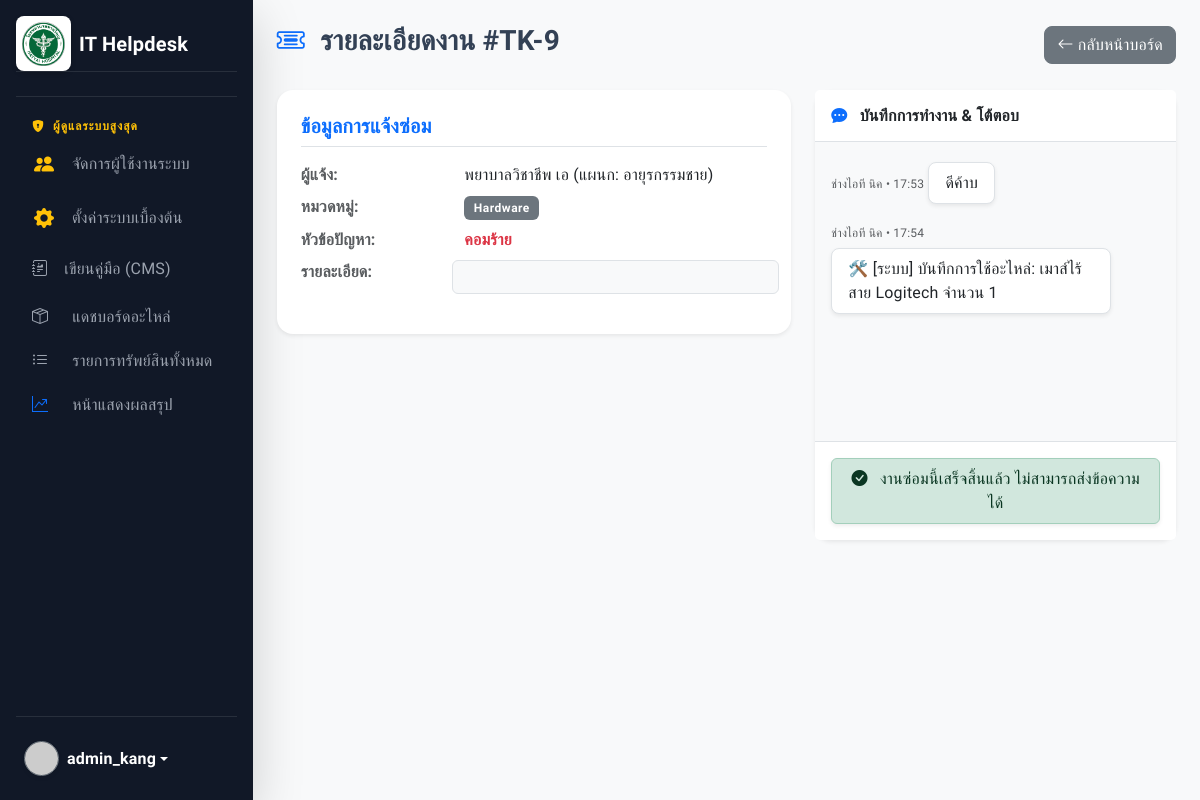
Page /it_support/ticket_detail.php?id=9 (signed in) on the committed database.
### tables this page shows
CREATE TABLE `tickets` (
  `ticket_id` int(11) NOT NULL,
  `user_id` int(11) NOT NULL,
  `it_support_id` int(11) DEFAULT NULL,
  `title` varchar(150) NOT NULL,
  `category` varchar(50) NOT NULL,
  `problem_desc` text NOT NULL,
  `building` varchar(100) DEFAULT NULL,
  `floor` varchar(50) DEFAULT NULL,
  `room_no` varchar(100) DEFAULT NULL,
  `image_path` varchar(255) DEFAULT NULL,
  `urgency` enum('Normal','High','Critical') DEFAULT 'Normal',
  `status` enum('Pending','In Progress','Resolved','Closed') DEFAULT 'Pending',
  `resolution_notes` text DEFAULT NULL,
  `rating` int(11) DEFAULT NULL,
  `feedback` text DEFAULT NULL,
  `created_at` timestamp NOT NULL DEFAULT current_timestamp(),
  `resolved_at` timestamp NULL DEFAULT NULL
);

CREATE TABLE `users` (
  `user_id` int(11) NOT NULL,
  `username` varchar(50) NOT NULL,
  `password` varchar(255) NOT NULL,
  `full_name` varchar(100) NOT NULL,
  `dept_id` int(11) DEFAULT NULL,
  `role` enum('staff','it','admin') DEFAULT 'staff',
  `created_at` timestamp NOT NULL DEFAULT current_timestamp()
);

CREATE TABLE `departments` (
  `dept_id` int(11) NOT NULL,
  `dept_name` varchar(100) NOT NULL
);

CREATE TABLE `ticket_comments` (
  `comment_id` int(11) NOT NULL,
  `ticket_id` int(11) NOT NULL,
  `user_id` int(11) NOT NULL,
  `message` text NOT NULL,
  `created_at` timestamp NOT NULL DEFAULT current_timestamp()
);

### core/Ticket.php (called while the page is built, shortened)
<?php
class Ticket {
    private $conn;
    private $table = "tickets";
    public function __construct($db) {
        $this->conn = $db;
    }
    public function getTicketById($ticket_id) {
        $sql = "SELECT t.*, u.full_name as reporter_name, d.dept_name
                FROM " . $this->table . " t
                JOIN users u ON t.user_id = u.user_id
                JOIN departments d ON u.dept_id = d.dept_id
                WHERE t.ticket_id = ?";
        $stmt = $this->conn->prepare($sql);
        $stmt->execute([$ticket_id]);
        return $stmt->fetch();
    }
}
?>

### it_support/ticket_detail.php (the view, shortened to what this page needs)
<?php
require_once '../core/Ticket.php';
$db = new Database();
$conn = $db->connect();
$ticketObj = new Ticket($conn);
$ticket = $ticketObj->getTicketById($_GET['id']);
require_once '../includes/header.php';
require_once '../includes/sidebar.php';
?>
<div class="d-flex justify-content-between align-items-center mb-4">
    <h3 class="fw-bold"><i class="bi bi-ticket-detailed text-primary me-2"></i> รายละเอียดงาน #TK-<?php echo $ticket['ticket_id']; ?></h3>
    <a href="kanban.php" class="btn btn-secondary text-white"><i class="bi bi-arrow-left"></i> กลับหน้าบอร์ด</a>
</div>
<div class="row">
    <div class="col-md-7">
        <div class="card card-custom p-4 mb-4 shadow-sm border-0">
            <h5 class="border-bottom pb-2 mb-3 text-primary fw-bold">ข้อมูลการแจ้งซ่อม</h5>
            <div class="row mb-2">
                <div class="col-sm-4 text-muted fw-bold">ผู้แจ้ง:</div>
                <div class="col-sm-8"><?php echo $ticket['reporter_name']; ?> (แผนก: <?php echo $ticket['dept_name']; ?>)</div>
            </div>
            <div class="row mb-2">
                <div class="col-sm-4 text-muted fw-bold">หมวดหมู่:</div>
                <div class="col-sm-8"><span class="badge bg-secondary"><?php echo $ticket['category']; ?></span></div>
            </div>
            <div class="row mb-2">
                <div class="col-sm-4 text-muted fw-bold">หัวข้อปัญหา:</div>
                <div class="col-sm-8 text-danger fw-bold"><?php echo htmlspecialchars($ticket['title']); ?></div>
            </div>
            <div class="row mb-3">
                <div class="col-sm-4 text-muted fw-bold">รายละเอียด:</div>
                <div class="col-sm-8 bg-light p-3 rounded border"><?php echo nl2br(htmlspecialchars($ticket['problem_desc'])); ?></div>
            </div>
        </div>
    </div>
    <div class="col-md-5">
        <div class="card card-custom mb-4 border-0 shadow-sm d-flex flex-column" style="height: 450px;">
            <div class="card-header bg-white border-bottom p-3">
                <h6 class="fw-bold mb-0"><i class="bi bi-chat-dots-fill text-primary me-2"></i> บันทึกการทำงาน & โต้ตอบ</h6>
            </div>
            <div class="card-body p-3 overflow-auto" style="background-color: #f8f9fa;">
                <?php
                    $stmt = $conn->prepare("SELECT c.*, u.full_name FROM ticket_comments c JOIN users u ON c.user_id = u.user_id WHERE c.ticket_id = ? ORDER BY c.created_at ASC");
                    $stmt->execute([$ticket['ticket_id']]);
                    $comments = $stmt->fetchAll();
                    foreach($comments as $c):
                        $is_me = ($c['user_id'] == $_SESSION['user_id']);
                        $bg_color = $is_me ? 'bg-primary text-white' : 'bg-white border';
                        $align = $is_me ? 'text-end' : 'text-start';
                ?>
                    <div class="mb-3 <?php echo $align; ?>">
                        <small class="text-muted" style="font-size: 0.75rem;"><?php echo $c['full_name']; ?> • <?php echo date('H:i', strtotime($c['created_at'])); ?></small>
                        <div class="d-inline-block p-2 px-3 rounded-3 mt-1 shadow-sm <?php echo $bg_color; ?>" style="max-width: 85%; text-align: left;">
                            <?php echo nl2br(htmlspecialchars($c['message'])); ?>
                        </div>
                    </div>
                <?php endforeach; ?>
            </div>
            <div class="card-footer bg-white p-3 border-top">
                            <?php
                            if($ticket['status'] != 'Resolved' && $ticket['status'] != 'ปิดงาน'):
                            ?>
                                <form method="POST" action="">
                                    <input type="hidden" name="ticket_id" value="<?php echo $ticket['ticket_id']; ?>">
                                    <div class="input-group shadow-sm">
                                        <input type="text" name="message" class="form-control border-primary" placeholder="พิมพ์ข้อความ..." required autocomplete="off">
                                        <button class="btn btn-primary px-3" type="submit"><i class="bi bi-send-fill"></i></button>
                                    </div>
                                </form>
                            <?php else: ?>
                                <div class="alert alert-success mb-0 text-center py-2 shadow-sm">
                                    <i class="bi bi-check-circle-fill me-2"></i> งานซ่อมนี้เสร็จสิ้นแล้ว ไม่สามารถส่งข้อความได้
                                </div>
                            <?php endif; ?>
                        </div>
                    </div>
            </div>
        </div>
    </div>
</div>
<?php require_once '../includes/footer.php'; ?>

### assets/css/style.css (style rules this page uses)
:root { --primary-color: #4361ee; --secondary-color: #3f37c9; --success-color: #4cc9f0; --danger-color: #f72585; --bg-color: #f8f9fa; --sidebar-bg: #111827; --sidebar-hover: #1f2937; --text-main: #334155; --card-shadow: 0 10px 15px -3px rgba(0, 0, 0, 0.05), 0 4px 6px -2px rgba(0, 0, 0, 0.025); }
body { font-family: 'Sarabun', sans-serif; background-color: var(--bg-color); color: var(--text-main); letter-spacing: 0.2px; }
.card-custom { border: none; border-radius: 16px; box-shadow: var(--card-shadow); transition: transform 0.3s cubic-bezier(0.4, 0, 0.2, 1), box-shadow 0.3s cubic-bezier(0.4, 0, 0.2, 1); background: #ffffff; }
.btn { border-radius: 8px; font-weight: 500; transition: all 0.2s ease; }
.badge { padding: 0.5em 0.8em; font-weight: 600; border-radius: 6px; letter-spacing: 0.5px; }

### includes/header.php (style rules this page uses)
html, body { height: 100%; }

### rows in the picture
tickets: ticket_id "9", user.full_name "พยาบาลวิชาชีพ เอ", departments.dept_name "อายุรกรรมชาย", category "Hardware", title "คอมร้าย"
ticket_comments: user.full_name "ช่างไอที นิค", created_at "17:53", message "ดีค้าบ"
ticket_comments: user.full_name "ช่างไอที นิค", created_at "17:54", message "🛠️ [ระบบ] บันทึกการใช้อะไหล่: เมาส์ไร้สาย Logitech จำนวน 1"

### other values in the picture
$_SESSION['username'] "admin_kang"
